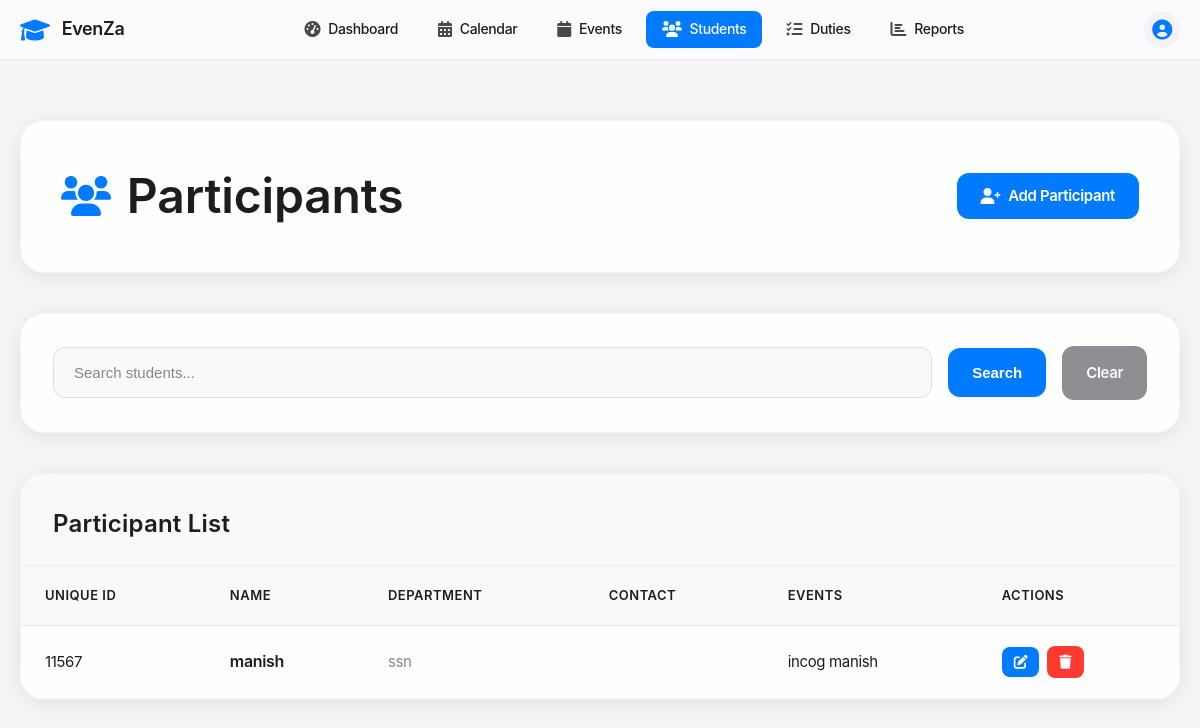
Page /participants (signed in) on the committed database.
### tables this page shows
CREATE TABLE participants (
            id INTEGER PRIMARY KEY AUTOINCREMENT,
            unique_id TEXT UNIQUE NOT NULL,
            name TEXT NOT NULL,
            type TEXT NOT NULL CHECK (type IN ('student')),
            class_dept TEXT NOT NULL,
            school TEXT NOT NULL,
            grade TEXT,
            contact TEXT,
            emergency_contact TEXT,
            created_at TIMESTAMP DEFAULT CURRENT_TIMESTAMP
        );

CREATE TABLE events (
            id INTEGER PRIMARY KEY AUTOINCREMENT,
            name TEXT NOT NULL,
            type TEXT NOT NULL,
            event_date DATE NOT NULL,
            start_time TIME NOT NULL,
            end_time TIME NOT NULL,
            venue TEXT NOT NULL,
            description TEXT,
            host_school TEXT NOT NULL,
            participating_schools TEXT,
            status TEXT DEFAULT 'upcoming',
            created_at TIMESTAMP DEFAULT CURRENT_TIMESTAMP
        );

### app.py (the view)
@app.route('/participants')
@login_required
def participants():
    conn = get_db_connection()
    search = request.args.get('search', '')
    query = 'SELECT * FROM participants WHERE type = "student"'
    params = []
    if search:
        query += ' AND (name LIKE ? OR class_dept LIKE ?)'
        params.extend([f'%{search}%', f'%{search}%'])
    participants_rows = conn.execute(query, params).fetchall()
    participants = []
    for row in participants_rows:
        p = dict(row)
        events_rows = conn.execute('''
            SELECT e.name
            FROM events e
            JOIN participant_events pe ON e.id = pe.event_id
            WHERE pe.participant_id = ?
        ''', (p['id'],)).fetchall()
        p['assigned_events_list'] = [e['name'] for e in events_rows]
        p['events_count'] = len(p['assigned_events_list'])
        participants.append(p)
    conn.close()
    return render_template('participants.html', participants=participants, search=search)

### app.py (called while the page is built)
def get_db_connection():
    conn = sqlite3.connect('events.db')
    conn.row_factory = sqlite3.Row
    return conn

def login_required(f):
    @wraps(f)
    def decorated_function(*args, **kwargs):
        if 'user_id' not in session:
            flash('Please login to access this page', 'error')
            return redirect(url_for('login'))
        return f(*args, **kwargs)
    return decorated_function

### templates/participants.html (shortened to what this page needs)
<!DOCTYPE html>
<html lang="en">
<head>
    <link href="https://cdnjs.cloudflare.com/ajax/libs/font-awesome/6.0.0/css/all.min.css" rel="stylesheet">
</head>
<body>
   <nav class="apple-nav">
        <div class="nav-container">
            <div class="nav-brand">
                <i class="fas fa-graduation-cap"></i>
                <span>EvenZa</span>
            </div>
            <div class="nav-menu">
                <a href="{{ url_for('dashboard') }}" class="nav-link ">
                    <i class="fas fa-tachometer-alt"></i>
                    <span>Dashboard</span>
                </a>
                <a href="{{ url_for('calendar_view') }}" class="nav-link">
                    <i class="fas fa-calendar-alt"></i>
                    <span>Calendar</span>
                </a>
                <a href="{{ url_for('events') }}" class="nav-link">
                    <i class="fas fa-calendar"></i>
                    <span>Events</span>
                </a>
                <a href="{{ url_for('participants') }}" class="nav-link active">
                    <i class="fas fa-users"></i>
                    <span>Students</span>
                </a>
                <a href="{{ url_for('duties') }}" class="nav-link">
                    <i class="fas fa-tasks"></i>
                    <span>Duties</span>
                </a>
                <a href="{{ url_for('reports') }}" class="nav-link ">
                    <i class="fas fa-chart-bar"></i>
                    <span>Reports</span>
                </a>
            </div>
            <div class="nav-user">
                <div class="user-avatar">
                    <i class="fas fa-user-circle"></i>
                </div>
            </div>
        </div>
    </nav>
    <div class="main-content">
        <div class="container">
            <div class="page-header fade-in">
                <h1 class="page-title">
                    <i class="fas fa-users"></i>
                    Participants
                </h1>
                {% if session.role in ['admin', 'super_admin'] %}
                <a href="{{ url_for('add_participant') }}" class="action-btn">
                    <i class="fas fa-user-plus"></i>
                    Add Participant
                </a>
                {% endif %}
            </div>
            <div class="search-section fade-in">
                <form method="GET" class="search-form">
                    <input type="text"
                           name="search"
                           class="search-input"
                           placeholder="Search students..."
                           value="{{ search }}">
                    <button type="submit" class="search-btn">Search</button>
                    <a href="{{ url_for('participants') }}" class="clear-btn">Clear</a>
                </form>
            </div>
            <div class="participants-card fade-in">
                <div class="card-header">
                    <h2 class="card-title">Participant List</h2>
                </div>
                <div class="card-body">
                    {% if participants %}
                        <div class="table-container">
                            <table class="participants-table">
                                <thead>
                                    <tr>
                                        <th>Unique ID</th>
                                        <th>Name</th>
                                        <th>Department</th>
                                        <th>Contact</th>
                                        <th>Events</th>
                                        {% if session.role in ['admin', 'super_admin'] %}
                                        <th>Actions</th>
                                        {% endif %}
                                    </tr>
                                </thead>
                                <tbody>
                                    {% for participant in participants %}
                                        <tr>
                                            <td>
                                                <div class="participant-unique-id">{{ participant.unique_id }}</div>
                                            </td>
                                            <td>
                                                <div class="participant-name">{{ participant.name }}</div>
                                            </td>
                                            <td>
                                                <div class="participant-department">{{ participant.class_dept }}</div>
                                            </td>
                                            <td>
                                            </td>
                                            <td>
                                                <div class="events-list">
                                                    {% if participant.assigned_events_list %}
                                                        {% for event_name in participant.assigned_events_list %}
                                                            <span class="badge badge-info">{{ event_name }}</span>
                                                        {% endfor %}
                                                    {% else %}
                                                        <small class="text-muted">No events assigned</small>
                                                    {% endif %}
                                                </div>
                                            </td>
                                            {% if session.role in ['admin', 'super_admin'] %}
                                            <td>
                                                <div class="action-group">
                                                    <a href="{{ url_for('edit_participant', id=participant.id) }}"
                                                       class="edit-btn"
                                                       title="Edit Participant">
                                                        <i class="fas fa-edit"></i>
                                                    </a>
                                                    <form method="POST"
                                                          action="{{ url_for('delete_participant', id=participant.id) }}"
                                                          class="delete-form">
                                                        <button type="submit"
                                                                class="delete-btn"
                                                                title="Delete Participant"
                                                                onclick="return confirm('Are you sure you want to delete this participant?')">
                                                            <i class="fas fa-trash"></i>
                                                        </button>
                                                    </form>
                                                </div>
                                            </td>
                                            {% endif %}
                                        </tr>
                                    {% endfor %}
                                </tbody>
                            </table>
                        </div>
                    {% else %}
                        <div class="empty-state">
                            <i class="fas fa-users"></i>
                            <p>No participants found.</p>
                        </div>
                    {% endif %}
                </div>
            </div>
        </div>
    </div>
</body>
</html>

### rows in the picture
participants: unique_id "11567", name "manish", class_dept "ssn"
events: name "incog"
events: name "manish"
